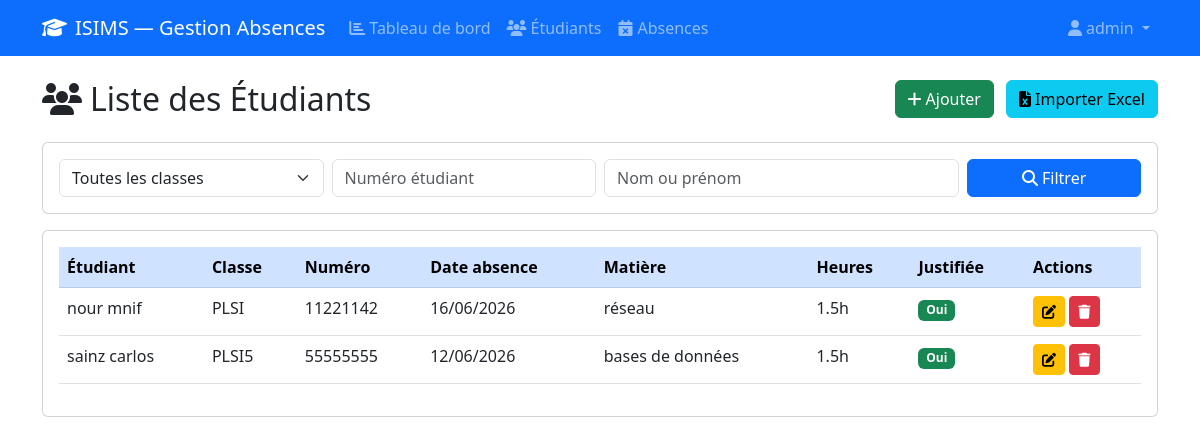
The app's page /etudiants (signed in) with its own data.
### models.py (models this page shows, shortened)
class User(UserMixin, db.Model):
    __tablename__ = 'users'
    id = db.Column(db.Integer, primary_key=True)
    nom = db.Column(db.String(150), nullable=False)
    email = db.Column(db.String(100), unique=True, nullable=False)
    password_hash = db.Column(db.String(200), nullable=False)
    role = db.Column(db.String(20), default='enseignant')

class Absence(db.Model):
    etudiant = db.relationship('Etudiant', backref='absences')
    __tablename__ = 'absences'
    id = db.Column(db.Integer, primary_key=True)
    etudiant_id = db.Column(db.Integer, db.ForeignKey('etudiants.id'), nullable=False)
    date_absence = db.Column(db.Date, nullable=False)
    matiere = db.Column(db.String(50), nullable=False)
    nb_heures = db.Column(db.Float, default=1.5)
    justifiee = db.Column(db.Boolean, default=False)
    motif = db.Column(db.Text)

class Etudiant(db.Model):
    __tablename__ = 'etudiants'
    id = db.Column(db.Integer, primary_key=True)
    nom = db.Column(db.String(50), nullable=False)
    prenom = db.Column(db.String(50), nullable=False)
    classe = db.Column(db.String(50), nullable=False)
    num_etudiant = db.Column(db.String(20), unique=True, nullable=False)

### routes/etudiants.py (the view, shortened to what this page needs)
@bp.route('/etudiants')
@login_required
def liste():
    if current_user.role not in ['admin', 'administration']:
        flash('Accès refusé !', 'danger')
        return redirect(url_for('dashboard.index'))
    classe = request.args.get('classe')
    recherche = request.args.get('recherche')
    num_etudiant = request.args.get('num_etudiant')
    etudiant_id = request.args.get('id')
    query = Absence.query.join(Etudiant)
    if etudiant_id:
        query = query.filter(Etudiant.id == etudiant_id)
    if classe:
        query = query.filter(Etudiant.classe == classe)
    if num_etudiant:
        query = query.filter(Etudiant.num_etudiant == num_etudiant)
    absences = query.order_by(Absence.date_absence.desc()).all()
    classes = db.session.query(Etudiant.classe).distinct().all()
    classes = [c[0] for c in classes]
    return render_template('etudiants/liste.html',
                           absences=absences,
                           classes=classes,
                           classe=classe,
                           recherche=recherche,
                           num_etudiant=num_etudiant,
                           etudiant_id=etudiant_id)

### app.py (called while the page is built)
@login_manager.user_loader
def load_user(user_id):
    return User.query.get(int(user_id))

### templates/etudiants/liste.html (shortened to what this page needs)
{% extends 'base.html' %}
{% block content %}
<div class="row mb-3">
    <div class="col">
        <h2><i class="fas fa-users me-2"></i>Liste des Étudiants</h2>
    </div>
    {% if current_user.role in ['admin', 'administration'] %}
    <div class="col-auto">
        <a href="{{ url_for('etudiants.ajouter') }}" class="btn btn-success me-2">
            <i class="fas fa-plus me-1"></i>Ajouter
        </a>
        <a href="{{ url_for('etudiants.importer') }}" class="btn btn-info">
            <i class="fas fa-file-excel me-1"></i>Importer Excel
        </a>
    </div>
    {% endif %}
</div>
<div class="card mb-3">
    <div class="card-body">
        <form method="GET">
            <div class="row g-2">
                <div class="col-md-3">
                    <select name="classe" class="form-select">
                        <option value="">Toutes les classes</option>
                    </select>
                </div>
                <div class="col-md-3">
                    <input type="text" name="num_etudiant" class="form-control" placeholder="Numéro étudiant" value="{{ num_etudiant or '' }}">
                </div>
                <div class="col-md-4">
                    <input type="text" name="recherche" class="form-control" placeholder="Nom ou prénom" value="{{ recherche or '' }}">
                </div>
                <div class="col-md-2">
                    <button type="submit" class="btn btn-primary w-100">
                        <i class="fas fa-search me-1"></i>Filtrer
                    </button>
                </div>
            </div>
        </form>
    </div>
</div>
<div class="card">
    <div class="card-body">
        <table class="table table-hover">
            <thead class="table-primary">
                <tr>
                    <th>Étudiant</th>
                    <th>Classe</th>
                    <th>Numéro</th>
                    <th>Date absence</th>
                    <th>Matière</th>
                    <th>Heures</th>
                    <th>Justifiée</th>
                    <th>Actions</th>
                </tr>
            </thead>
            <tbody>
                {% for absence in absences %}
                <tr>
                    <td>{{ absence.etudiant.nom }} {{ absence.etudiant.prenom }}</td>
                    <td>{{ absence.etudiant.classe }}</td>
                    <td>{{ absence.etudiant.num_etudiant }}</td>
                    <td>{{ absence.date_absence.strftime('%d/%m/%Y') }}</td>
                    <td>{{ absence.matiere }}</td>
                    <td>{{ absence.nb_heures }}h</td>
                    <td>
                        {% if absence.justifiee %}
                            <span class="badge bg-success">Oui</span>
                        {% else %}
                            <span class="badge bg-danger">Non</span>
                        {% endif %}
                    </td>
                    <td>
                        <a href="{{ url_for('absences.modifier', id=absence.id) }}" class="btn btn-warning btn-sm">
                            <i class="fas fa-edit"></i>
                        </a>
                        <a href="{{ url_for('absences.supprimer', id=absence.id) }}" class="btn btn-danger btn-sm"
                           onclick="return confirm('Supprimer cette absence ?')">
                            <i class="fas fa-trash"></i>
                        </a>
                    </td>
                </tr>
                {% else %}
                <tr>
                    <td colspan="8" class="text-center text-muted">Aucune absence trouvée</td>
                </tr>
                {% endfor %}
            </tbody>
        </table>
    </div>
</div>
{% endblock %}

### templates/base.html (shortened to what this page needs)
<!DOCTYPE html>
<html lang="fr">
<head>
    <link href="https://cdn.jsdelivr.net/npm/bootstrap@5.3.0/dist/css/bootstrap.min.css" rel="stylesheet">
    <link href="https://cdnjs.cloudflare.com/ajax/libs/font-awesome/6.4.0/css/all.min.css" rel="stylesheet">
    <link rel="stylesheet" href="{{ url_for('static', filename='css/style.css') }}">
</head>
<body>
<nav class="navbar navbar-expand-lg navbar-dark bg-primary">
    <div class="container">
        <a class="navbar-brand" href="{{ url_for('dashboard.index') }}">
            <i class="fas fa-graduation-cap me-2"></i>ISIMS — Gestion Absences
        </a>
        <div class="collapse navbar-collapse" id="navbarNav">
            <ul class="navbar-nav me-auto">
                {% if current_user.is_authenticated %}
                    <li class="nav-item">
                        <a class="nav-link" href="{{ url_for('dashboard.index') }}">
                            <i class="fas fa-chart-bar me-1"></i>Tableau de bord
                        </a>
                    </li>
                    {% if current_user.role in ['admin', 'administration'] %}
                    <li class="nav-item">
                        <a class="nav-link" href="{{ url_for('etudiants.liste') }}">
                            <i class="fas fa-users me-1"></i>Étudiants
                        </a>
                    </li>
                    {% endif %}
                    <li class="nav-item">
                        <a class="nav-link" href="{{ url_for('absences.ajouter') }}">
                            <i class="fas fa-calendar-times me-1"></i>Absences
                        </a>
                    </li>
                {% endif %}
            </ul>
            <ul class="navbar-nav">
                {% if current_user.is_authenticated %}
                    <li class="nav-item dropdown">
                        <a class="nav-link dropdown-toggle" href="#" data-bs-toggle="dropdown">
                            <i class="fas fa-user me-1"></i>{{ current_user.nom }}
                        </a>
                    </li>
                {% else %}
                    <li class="nav-item">
                        <a class="nav-link" href="{{ url_for('auth.login') }}">Connexion</a>
                    </li>
                {% endif %}
            </ul>
        </div>
    </div>
</nav>
<div class="container mt-4">
    {% block content %}{% endblock %}
</div>
</body>
</html>

### records on screen
User: nom "admin"
Absence: etudiant.nom "nour", etudiant.prenom "mnif", etudiant.classe "PLSI", etudiant.num_etudiant "11221142", date_absence "16/06/2026", matiere "réseau", nb_heures "1.5", justifiee "Oui"
Absence: etudiant.nom "sainz", etudiant.prenom "carlos", etudiant.classe "PLSI5", etudiant.num_etudiant "55555555", date_absence "12/06/2026", matiere "bases de données", nb_heures "1.5", justifiee "Oui"
